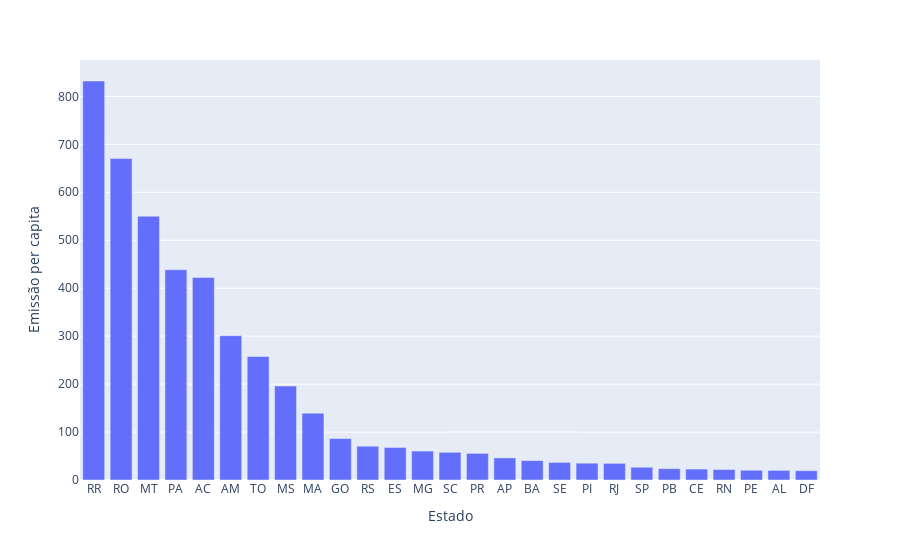

The code cell stored with this chart in its notebook:
### Code cell
px.bar(dados_por_estado, x='Estado', y='Emissão per capita')

### Figure 1 — Plotly figure (JSON) as saved in the notebook; plotly's stock layout.template omitted (floating-point values rounded to 4 significant figures)
{"data": [{"alignmentgroup": "True", "hovertemplate": "Estado=%{x}<br>Emissão per capita=%{y}<extra></extra>", "legendgroup": "", "marker": {"color": "#636efa", "pattern": {"shape": ""}}, "name": "", "offsetgroup": "", "orientation": "v", "showlegend": false, "textposition": "auto", "type": "bar", "x": ["RR", "RO", "MT", "PA", "AC", "AM", "TO", "MS", "MA", "GO", "RS", "ES", "MG", "SC", "PR", "AP", "BA", "SE", "PI", "RJ", "SP", "PB", "CE", "RN", "PE", "AL", "DF"], "xaxis": "x", "y": [832.1, 670.3, 550.1, 438.4, 422.5, 301.0, 257.7, 195.9, 139.3, 86.44, 70.48, 67.86, 60.32, 57.77, 55.49, 46.09, 40.47, 36.71, 35.07, 34.71, 26.58, 23.65, 22.77, 21.86, 20.29, 20.03, 19.39], "yaxis": "y"}], "layout": {"barmode": "relative", "legend": {"tracegroupgap": 0}, "margin": {"t": 60}, "xaxis": {"anchor": "y", "domain": [0, 1], "title": {"text": "Estado"}}, "yaxis": {"anchor": "x", "domain": [0, 1], "title": {"text": "Emissão per capita"}}}}
